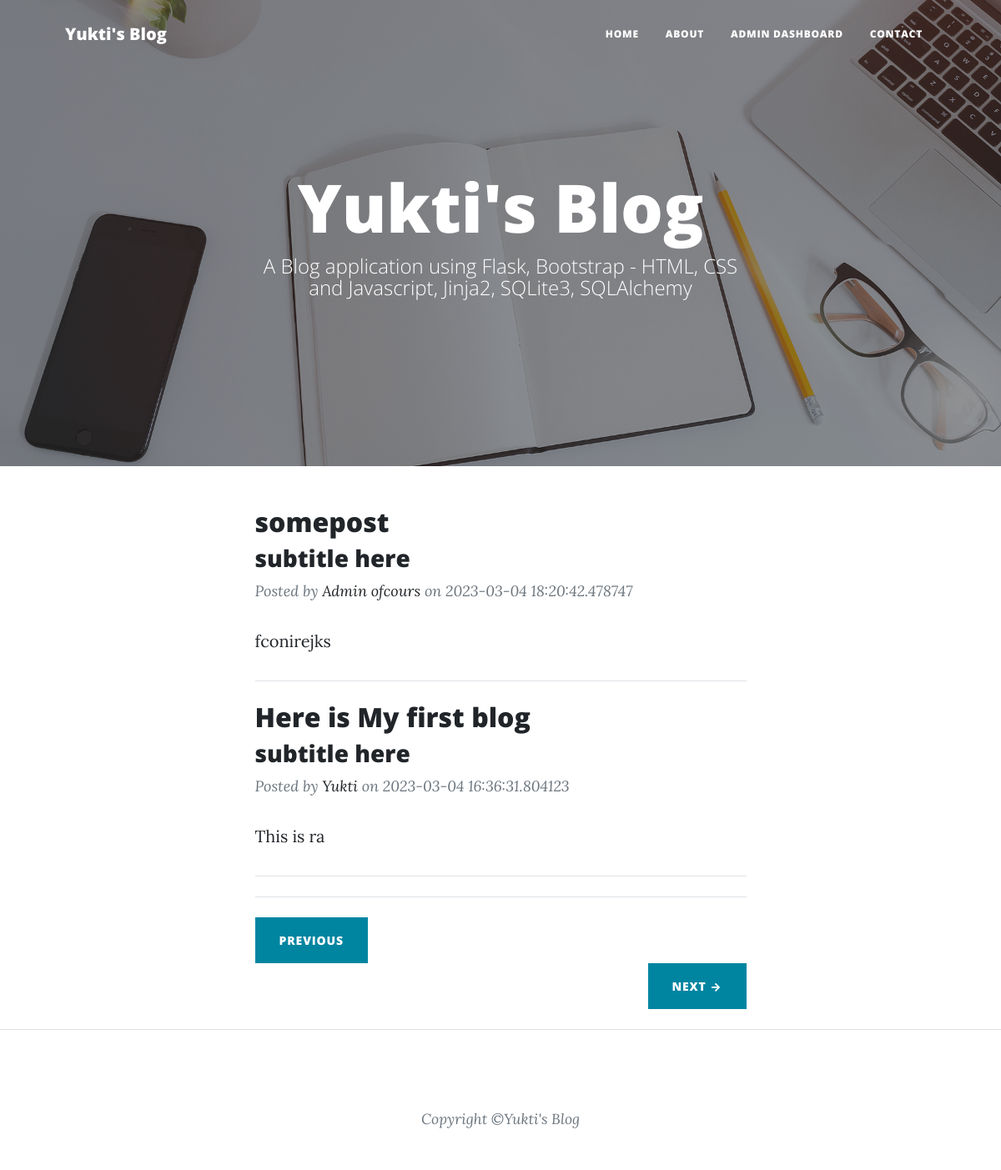
The page / on the database its author committed.
### tut1.py (models this page shows)
class Posts(db.Model):
    post_id=db.Column(db.Integer, primary_key=True)
    title=db.Column(db.String, nullable=False)
    content=db.Column(db.String, nullable=False)
    posted_by=db.Column(db.String, nullable=False)
    slug=db.Column(db.String, nullable=False)
    date=db.Column(db.String, nullable=True)
    img_file=db.Column(db.String, nullable=True)
    tagline=db.Column(db.String, nullable=False)

### tut1.py (the view)
@app.route("/")
def home():
    posts = Posts.query.filter_by().all()
    last = math.ceil(len(posts)/int(params['no_of_posts']))
    page = request.args.get('page')
    if (not str(page).isnumeric()):
        page = 1
    page = int(page)
    posts = posts[(page-1)*int(params['no_of_posts']):(page-1)*int(params['no_of_posts'])+ int(params['no_of_posts'])]
    if page==1:
        prev = "#"
        next = "/?page="+ str(page+1)
    elif page==last:
        prev = "/?page="+ str(page-1)
        next = "#"
    else:
        prev = "/?page="+ str(page-1)
        next = "/?page="+ str(page+1)
    return render_template('index.html', params=params, posts=posts, prev=prev, next=next)

### templates/index.html (shortened to what this page needs)
{% extends "layout.html" %}
{% block body %}
        <header class="masthead" style="background-image: url( '{{ url_for('static',filename='assets/img/home-bg.jpg')}} ' )">
            <div class="container position-relative px-4 px-lg-5">
                <div class="row gx-4 gx-lg-5 justify-content-center">
                    <div class="col-md-10 col-lg-8 col-xl-7">
                        <div class="site-heading">
                            <h1>{{params["blog_name"]}}</h1>
                            <span class="subheading">{{params["tagline"]}}</span>
                        </div>
                    </div>
                </div>
            </div>
        </header>
        <div class="container px-4 px-lg-5">
            <div class="row gx-4 gx-lg-5 justify-content-center">
                <div class="col-md-10 col-lg-8 col-xl-7">
                    {% for post in posts %}
                    <div class="post-preview">
                        <h2 class="post-title"><a href="/post/{{post.slug}}">{{post.title}}</a></h2>
                            <h3 class="post-subtitle">subtitle here</h3>
                        <p class="post-meta">
                            Posted by
                            <a href="#!">{{post.posted_by}}</a>
                            on {{post.date}}
                            <p>{{post.content[0:10]}}</p>
                        </p>
                    </div>
                    <hr class="my-4" />
                    {% endfor %}
                    <hr class="my-4" />
                    <div ><a class="btn btn-primary text-uppercase float-left" href="{{prev}}">Previous</a></div>
                    <div class="d-flex justify-content-end mb-4"><a class="btn btn-primary text-uppercase float-right" href="{{next}}">Next →</a></div>
                </div>
            </div>
        </div>
{% endblock %}

### templates/layout.html (shortened to what this page needs)
<!DOCTYPE html>
<html lang="en">
    <head>
        <link href="{{url_for('static', filename='css/styles.css')}}" rel="stylesheet" />
    </head>
    <body>
        <nav class="navbar navbar-expand-lg navbar-light" id="mainNav">
            <div class="container px-4 px-lg-5">
                <a class="navbar-brand" href="\">{{params["blog_name"]}}</a>
                <div class="collapse navbar-collapse" id="navbarResponsive">
                    <ul class="navbar-nav ms-auto py-4 py-lg-0">
                        <li class="nav-item"><a class="nav-link px-lg-3 py-3 py-lg-4" href="/">Home</a></li>
                        <li class="nav-item"><a class="nav-link px-lg-3 py-3 py-lg-4" href="/about">About</a></li>
                        <li class="nav-item"><a class="nav-link px-lg-3 py-3 py-lg-4" href="/admin_dashboard">Admin Dashboard</a></li>
                        <li class="nav-item"><a class="nav-link px-lg-3 py-3 py-lg-4" href="/contact">Contact</a></li>
                    </ul>
                </div>
            </div>
        </nav>
{% block body %}
{% endblock %}
        <footer class="border-top">
            <div class="container px-4 px-lg-5">
                <div class="row gx-4 gx-lg-5 justify-content-center">
                    <div class="col-md-10 col-lg-8 col-xl-7">
                        <ul class="list-inline text-center">
                        </ul>
                        <div class="small text-center text-muted fst-italic">Copyright &copy;{{params["blog_name"]}}</div>
                    </div>
                </div>
            </div>
        </footer>
    </body>
</html>

### rows shown on the page
Posts: title "somepost", posted_by "Admin ofcours", date "2023-03-04 18:20:42.478747", content "fconirejks"
Posts: title "Here is My first blog", posted_by "Yukti", date "2023-03-04 16:36:31.804123", content "This is ra"

### other values the page prints
{{ params["blog_name"] }} "Yukti's Blog"
{{ params["tagline"] }} "A Blog application using Flask, Bootstrap - HTML, CSS and Javascript, Jinja2, SQLite3, SQLAlchemy"
